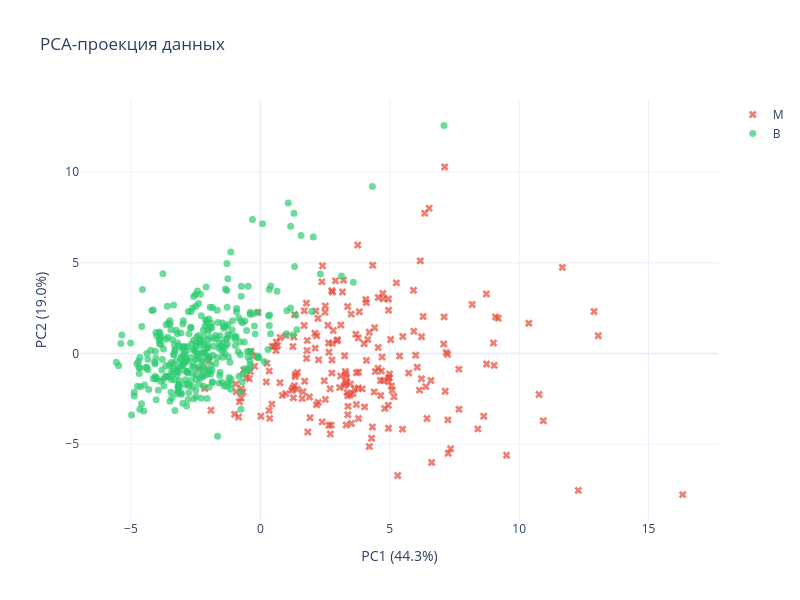

The notebook cell saved with this chart:
### Markdown cell above
### PCA
<!-- Что показывает: объекты в пространстве двух главных компонент PCA. Что даёт: позволяет визуально оценить разделимость классов и зоны возможных ошибок. -->

### Code cell
from sklearn.decomposition import PCA

scaler_pca = StandardScaler()
X_pca = scaler_pca.fit_transform(df[feature_cols])
pca = PCA(n_components=2)
X_2d = pca.fit_transform(X_pca)

fig = go.Figure()
for label, color, symbol in [('M', '#e74c3c', 'x'), ('B', '#2ecc71', 'circle')]:
    mask = df['diagnosis'] == label
    fig.add_trace(go.Scatter(
        x=X_2d[mask, 0], y=X_2d[mask, 1],
        mode='markers', name=label,
        marker=dict(color=color, symbol=symbol, size=7, opacity=0.7)
    ))

fig.update_layout(
    title='PCA-проекция данных',
    xaxis_title=f'PC1 ({pca.explained_variance_ratio_[0]:.1%})',
    yaxis_title=f'PC2 ({pca.explained_variance_ratio_[1]:.1%})',
    template='plotly_white', width=800, height=600
)
fig.show()

### Figure 1 — Plotly figure (JSON) as saved in the notebook; plotly's stock layout.template omitted (floating-point values rounded to 4 significant figures; data arrays with more than 128 entries replaced by an {"elided": "..."} marker saying what was removed)
{"data": [{"marker": {"color": "#e74c3c", "opacity": 0.7, "size": 7, "symbol": "x"}, "mode": "markers", "name": "M", "type": "scatter", "x": {"elided": "212 float values"}, "y": {"elided": "212 float values"}}, {"marker": {"color": "#2ecc71", "opacity": 0.7, "size": 7, "symbol": "circle"}, "mode": "markers", "name": "B", "type": "scatter", "x": {"elided": "357 float values"}, "y": {"elided": "357 float values"}}], "layout": {"height": 600, "title": {"text": "PCA-проекция данных"}, "width": 800, "xaxis": {"title": {"text": "PC1 (44.3%)"}}, "yaxis": {"title": {"text": "PC2 (19.0%)"}}}}
